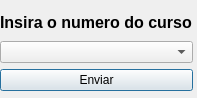
<?xml version="1.0" encoding="UTF-8"?>
<ui version="4.0">
 <class>Fm_InserirCurso</class>
 <widget class="QDialog" name="Fm_InserirCurso">
  <property name="geometry">
   <rect>
    <x>0</x>
    <y>0</y>
    <width>197</width>
    <height>98</height>
   </rect>
  </property>
  <property name="windowTitle">
   <string>Inserir Curso</string>
  </property>
  <widget class="QWidget" name="layoutWidget">
   <property name="geometry">
    <rect>
     <x>0</x>
     <y>10</y>
     <width>193</width>
     <height>81</height>
    </rect>
   </property>
   <layout class="QVBoxLayout" name="verticalLayout">
    <item>
     <widget class="QLabel" name="label">
      <property name="text">
       <string>&lt;html&gt;&lt;head/&gt;&lt;body&gt;&lt;p&gt;&lt;span style=&quot; font-size:12pt; font-weight:600;&quot;&gt;Insira o numero do curso:&lt;/span&gt;&lt;/p&gt;&lt;/body&gt;&lt;/html&gt;</string>
      </property>
     </widget>
    </item>
    <item>
     <widget class="QComboBox" name="comboBox"/>
    </item>
    <item>
     <widget class="QPushButton" name="pushButton">
      <property name="text">
       <string>Enviar</string>
      </property>
     </widget>
    </item>
   </layout>
  </widget>
 </widget>
 <resources/>
 <connections/>
</ui>
